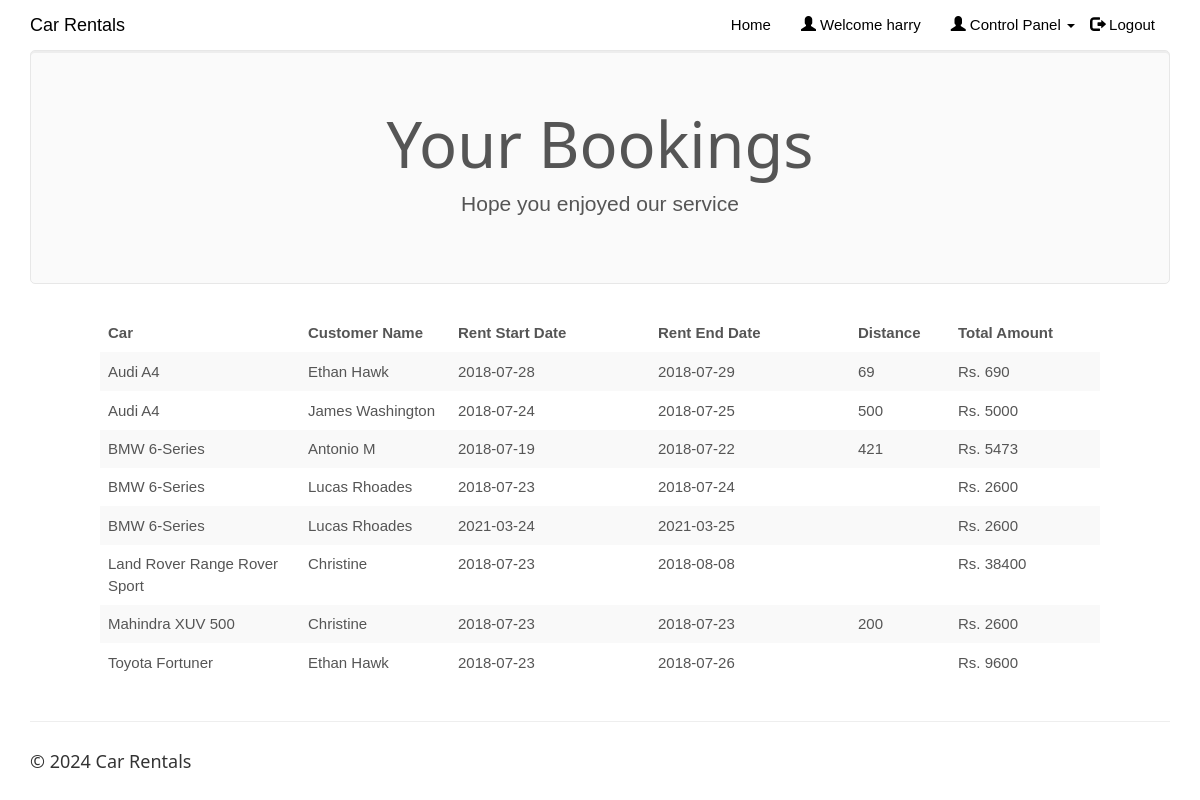
Page /clientview.php (signed in) on the committed database.
### tables this page shows
CREATE TABLE IF NOT EXISTS `rentedcars` (
`id` int(100) NOT NULL,
  `customer_username` varchar(50) NOT NULL,
  `car_id` int(20) NOT NULL,
  `driver_id` int(20) NOT NULL,
  `booking_date` date NOT NULL,
  `rent_start_date` date NOT NULL,
  `rent_end_date` date NOT NULL,
  `car_return_date` date DEFAULT NULL,
  `fare` double NOT NULL,
  `charge_type` varchar(25) NOT NULL DEFAULT 'days',
  `distance` double DEFAULT NULL,
  `no_of_days` int(50) DEFAULT NULL,
  `total_amount` double DEFAULT NULL,
  `return_status` varchar(10) NOT NULL
);

CREATE TABLE IF NOT EXISTS `cars` (
`car_id` int(20) NOT NULL,
  `car_name` varchar(50) NOT NULL,
  `car_nameplate` varchar(50) NOT NULL,
  `car_img` varchar(50) DEFAULT 'NA',
  `ac_price` float NOT NULL,
  `non_ac_price` float NOT NULL,
  `ac_price_per_day` float NOT NULL,
  `non_ac_price_per_day` float NOT NULL,
  `car_availability` varchar(10) NOT NULL
);

CREATE TABLE IF NOT EXISTS `customers` (
  `customer_username` varchar(50) NOT NULL,
  `customer_name` varchar(50) NOT NULL,
  `customer_phone` varchar(15) NOT NULL,
  `customer_email` varchar(25) NOT NULL,
  `customer_address` varchar(50) NOT NULL,
  `customer_password` varchar(20) NOT NULL
);

### clientview.php (the view, shortened to what this page needs)
<!DOCTYPE html>
<html>
<?php
$conn = Connect();
?>
<head>
<link rel="stylesheet" href="assets/bootstrap/css/bootstrap.min.css">
<link rel="stylesheet" href="assets/fonts/font-awesome.min.css">
<link rel="stylesheet" href="assets/w3css/w3.css">
<link rel="stylesheet" type="text/css" href="assets/css/customerlogin.css">
<link rel="stylesheet" type="text/css" media="screen" href="assets/css/clientpage.css" />
</head>
<body id="page-top" data-spy="scroll" data-target=".navbar-fixed-top">
    <nav class="navbar navbar-custom navbar-fixed-top" role="navigation" style="color: black">
        <div class="container">
            <div class="navbar-header">
                <a class="navbar-brand page-scroll" href="index.php">
                   Car Rentals </a>
            </div>
            <?php
                if(isset($_SESSION['login_client'])){
            ?>
            <div class="collapse navbar-collapse navbar-right navbar-main-collapse">
                <ul class="nav navbar-nav">
                    <li>
                        <a href="index.php">Home</a>
                    </li>
                    <li>
                        <a href="#"><span class="glyphicon glyphicon-user"></span> Welcome <?php echo $_SESSION['login_client']; ?></a>
                    </li>
                    <li>
                    <ul class="nav navbar-nav navbar-right">
            <li><a href="#" class="dropdown-toggle active" data-toggle="dropdown" role="button" aria-haspopup="true" aria-expanded="false"><span class="glyphicon glyphicon-user"></span> Control Panel <span class="caret"></span> </a>
            </li>
          </ul>
                    </li>
                    <li>
                        <a href="logout.php"><span class="glyphicon glyphicon-log-out"></span> Logout</a>
                    </li>
                </ul>
            </div>
            <?php
                }
                ?>
        </div>
    </nav>
<?php $login_client = $_SESSION['login_client'];
    $sql1 = "SELECT * FROM rentedcars rc, clientcars cc, customers c, cars WHERE cc.client_username = '$login_client' AND cc.car_id = rc.car_id AND rc.return_status = 'R' AND c.customer_username = rc.customer_username AND cc.car_id = cars.car_id";
    $result1 = $conn->query($sql1);
    if (mysqli_num_rows($result1) > 0) {
?>
<div class="container">
      <div class="jumbotron">
        <h1 class="text-center">Your Bookings</h1>
        <p class="text-center"> Hope you enjoyed our service </p>
      </div>
    </div>
    <div class="table-responsive" style="padding-left: 100px; padding-right: 100px;" >
<table class="table table-striped">
  <thead class="thead-dark">
<tr>
<th width="20%">Car</th>
<th width="15%">Customer Name</th>
<th width="20%">Rent Start Date</th>
<th width="20%">Rent End Date</th>
<th width="10%">Distance</th>
<th width="15%">Total Amount</th>
</tr>
</thead>
<?php
        while($row = mysqli_fetch_assoc($result1)) {
?>
<tr>
<td><?php echo $row["car_name"]; ?></td>
<td><?php echo $row["customer_name"]; ?></td>
<td><?php echo $row["rent_start_date"] ?></td>
<td><?php echo $row["rent_end_date"]; ?></td>
<td><?php echo $row["distance"]; ?></td>
<td>Rs. <?php echo $row["total_amount"]; ?></td>
</tr>
<?php        } ?>
                </table>
                </div>
            <?php
        } ?>
</body>
<footer class="site-footer">
        <div class="container">
            <hr>
            <div class="row">
                <div class="col-sm-6">
                    <h5>© <?php echo date("Y"); ?> Car Rentals</h5>
                </div>
            </div>
        </div>
    </footer>
</html>

### assets/w3css/w3.css (style rules this page uses)
*,*:before,*:after { box-sizing:inherit }
html { -ms-text-size-adjust:100%;-webkit-text-size-adjust:100% }
body { margin:0 }
article,aside,details,figcaption,figure,footer,header,main,menu,nav,section,summary { display:block }
a { background-color:transparent;-webkit-text-decoration-skip:objects }
hr { box-sizing:content-box;height:0;overflow:visible }
html,body { font-family:Verdana,sans-serif;font-size:15px;line-height:1.5 }
html { overflow-x:hidden }
h1 { font-size:36px }
h5 { font-size:18px }
h1,h2,h3,h4,h5,h6 { font-family:"Segoe UI",Arial,sans-serif;font-weight:400;margin:10px 0 }
hr { border:0;border-top:1px solid #eee;margin:20px 0 }
a { color:inherit }

### assets/css/customerlogin.css (style rules this page uses)
body, html { height: 100%; }
body { padding-top: 50px; background-size: 100%; }
footer { display: block; }

### rows in the picture
rentedcars: car.car_name "Audi A4", customer_username.customer_name "Ethan Hawk", rent_start_date "2018-07-28", rent_end_date "2018-07-29", distance "69", total_amount "690"
rentedcars: car.car_name "Audi A4", customer_username.customer_name "James Washington", rent_start_date "2018-07-24", rent_end_date "2018-07-25", distance "500", total_amount "5000"
rentedcars: car.car_name "BMW 6-Series", customer_username.customer_name "Antonio M", rent_start_date "2018-07-19", rent_end_date "2018-07-22", distance "421", total_amount "5473"
rentedcars: car.car_name "BMW 6-Series", customer_username.customer_name "Lucas Rhoades", rent_start_date "2018-07-23", rent_end_date "2018-07-24", total_amount "2600"
rentedcars: car.car_name "BMW 6-Series", customer_username.customer_name "Lucas Rhoades", rent_start_date "2021-03-24", rent_end_date "2021-03-25", total_amount "2600"
rentedcars: car.car_name "Land Rover Range Rover Sport", customer_username.customer_name "Christine", rent_start_date "2018-07-23", rent_end_date "2018-08-08", total_amount "38400"
rentedcars: car.car_name "Mahindra XUV 500", customer_username.customer_name "Christine", rent_start_date "2018-07-23", rent_end_date "2018-07-23", distance "200", total_amount "2600"
rentedcars: car.car_name "Toyota Fortuner", customer_username.customer_name "Ethan Hawk", rent_start_date "2018-07-23", rent_end_date "2018-07-26", total_amount "9600"

### other values in the picture
$_SESSION['login_client'] "harry"
